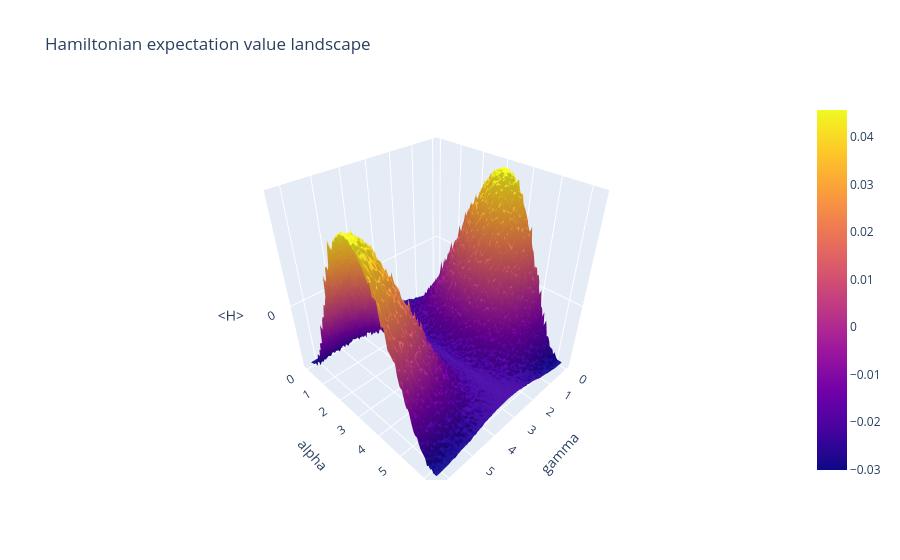

Source (notebook cell):
### Code cell
plot_hamiltonian_expval_surface(x=gamma, y=alpha, z=expvals_dict[256], xlabel="gamma", ylabel="alpha")
